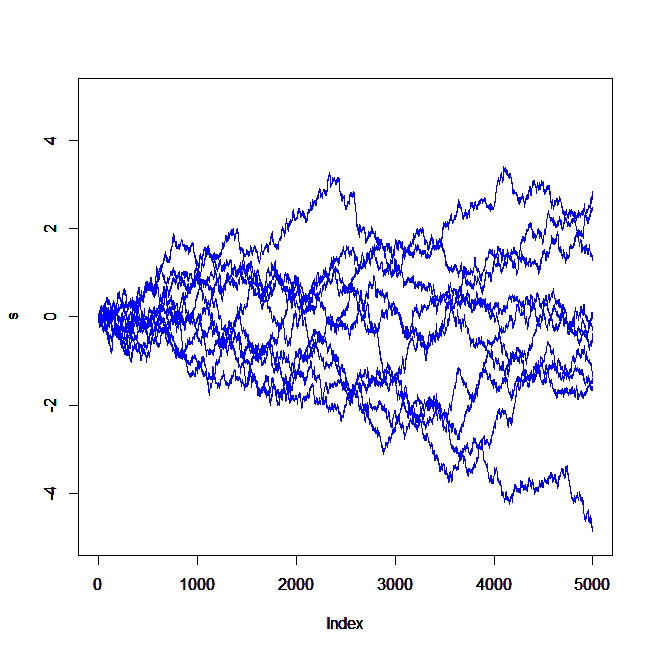

R code for this plot:
#this calculates the standard brownian motion BM(0,1)
for(j in 1:10)
{
	z<-rnorm(5000,mean=0,sd=1);
	w<-NULL;wm1<-NULL;wm2<-NULL;
	t<-seq(0,5,length.out=5000);
	w[1]=0;
	for(i in 2:5000)
	{
		w[i]=w[i-1]+(sqrt(t[i]-t[i-1]))*(z[i]);
	}
	wm1<-c(wm1,w[2]);
	wm2<-c(wm2,w[5]);
	s<-w;
	plot(s,type="l",col="blue",ylim=c(-5,5));
	par(new=TRUE);
}
k1<-var(wm1);
k2<-mean(wm2);

	
